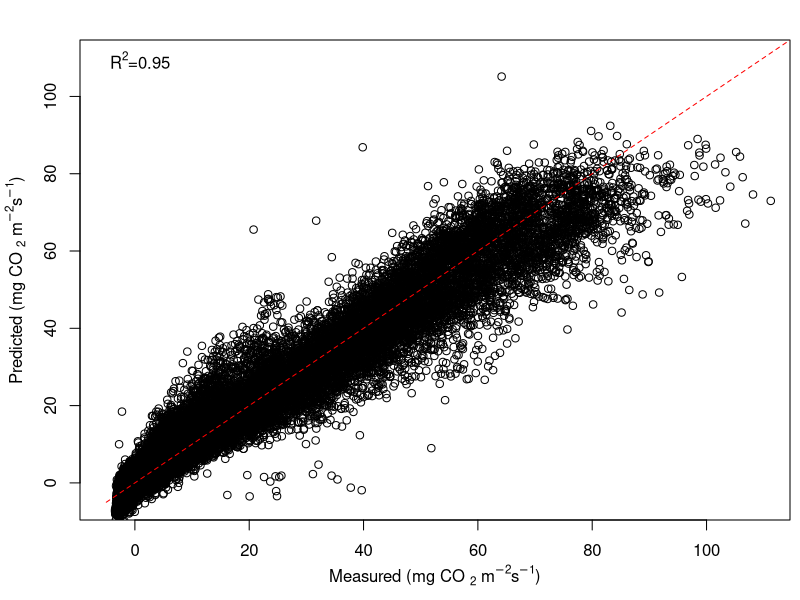

The R source for this figure:
setwd('input/')
datafile<-read.table("Fig_4_and_5_testing.txt", header=TRUE)

colnames(datafile)

# please note that the excat time might be off 
# since we have estimated the time such that all measurements (app. 180) appear regularly throughout the day 
time<-strptime(datafile$time, format="%X")
meas<-datafile$p_meas  ## measured photosynthesis (mg CO2 m-2 s-1)
pred<-datafile$p_pred  ## predicted photosynthesis (mg CO2 m-2 s-1)
PAR<-datafile$PAR  ## Photosyntheticall active radiation (umol m-2 s-1)
Temperature<-datafile$Temp  ## Air tempetature (oC)
Residual<-datafile$Residual  ## Difference between measured and modelled (mg CO2 m-2 s-1)


par(mfrow=c(1, 1))
par(mar = c(4, 4, 2, 0), oma = c(0, 0, 0, 0.5))  # Marginaalien asetuksia

plot(y=meas, x=pred, ylim=c(-5,110),xlim=c(-5,110),xlab="",ylab="")
lines(y=c(-5,1000),x=c(-5,1000),lty=2, col="red")
mtext(expression('Measured (mg CO '[2]*' m'^-2*'s'^-1*')'),side=1, line=2.5)
mtext(expression('Predicted (mg CO '[2]*' m'^-2*'s'^-1*')'),side=2, line=2.5)
legend("topleft", expression('R'^2*'=0.95'), bty = "n")
